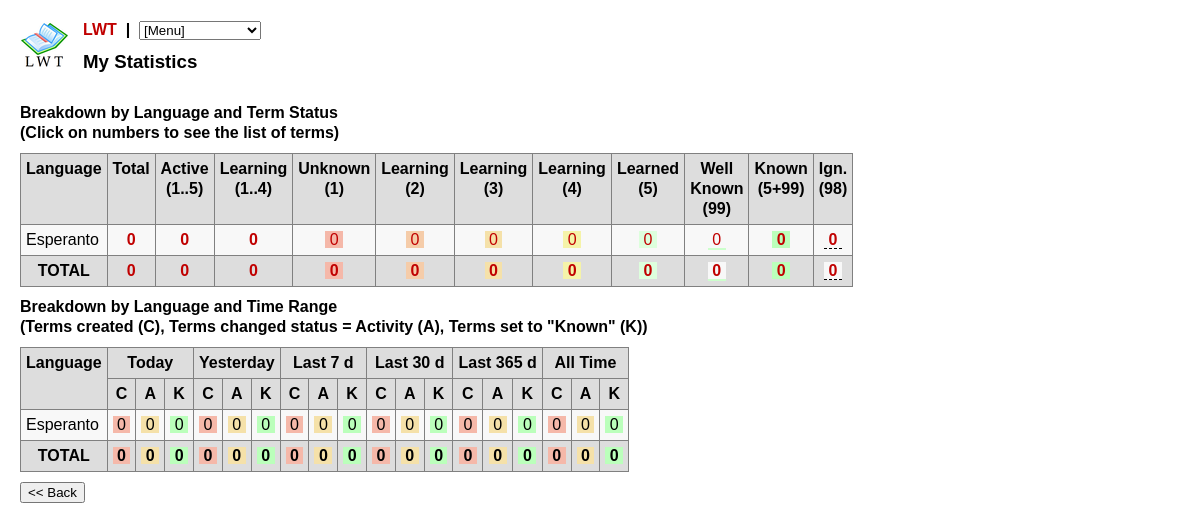
The page /lwt/statistics.php on the database its author committed.
### tables this page shows
CREATE TABLE `languages` (
  `LgID` int(11) unsigned NOT NULL AUTO_INCREMENT,
  `LgName` varchar(40) NOT NULL,
  `LgDict1URI` varchar(200) NOT NULL,
  `LgDict2URI` varchar(200) DEFAULT NULL,
  `LgGoogleTranslateURI` varchar(200) DEFAULT NULL,
  `LgExportTemplate` varchar(1000) DEFAULT NULL,
  `LgTextSize` int(5) unsigned NOT NULL DEFAULT '100',
  `LgCharacterSubstitutions` varchar(500) NOT NULL,
  `LgRegexpSplitSentences` varchar(500) NOT NULL,
  `LgExceptionsSplitSentences` varchar(500) NOT NULL,
  `LgRegexpWordCharacters` varchar(500) NOT NULL,
  `LgRemoveSpaces` int(1) unsigned NOT NULL DEFAULT '0',
  `LgSplitEachChar` int(1) unsigned NOT NULL DEFAULT '0',
  `LgRightToLeft` int(1) unsigned NOT NULL DEFAULT '0',
  PRIMARY KEY (`LgID`),
  UNIQUE KEY `LgName` (`LgName`)
);

### lwt/statistics.php (the view, shortened to what the rows shown need)
<?php
require_once( 'dbutils.inc.php' );
require_once( 'utilities.inc.php' );
?>
<table class="tab3" cellspacing="0" cellpadding="5">
<tr>
<th class="th1">Language</th>
<th class="th1">Total<br /></th>
<th class="th1">Active<br />(1..5)</th>
<th class="th1">Learning<br />(1..4)</th>
<th class="th1">Unknown<br />(1)</th>
<th class="th1">Learning<br />(2)</th>
<th class="th1">Learning<br />(3)</th>
<th class="th1">Learning<br />(4)</th>
<th class="th1">Learned<br />(5)</th>
<th class="th1">Well<br />Known<br />(99)</th>
<th class="th1">Known<br />(5+99)</th>
<th class="th1">Ign.<br />(98)</th>
</tr>
<?php
$sum1 = 0;
$sum2 = 0;
$sum3 = 0;
$sum4 = 0;
$sum5 = 0;
$sum98 = 0;
$sum99 = 0;
$sum14 = 0;
$sum15 = 0;
$sum599 = 0;
$sumall = 0;
$sql = 'SELECT LgID, LgName FROM ' . $tbpref . 'languages ORDER BY LgName';
$res = do_mysqli_query($sql);
while ($record = mysqli_fetch_assoc($res)) {
	$lang = $record['LgID'];
	$s1 = get_first_value('select count(WoID) as value from ' . $tbpref . 'words where WoLgID = ' . $lang . ' and WoStatus = 1');
	$s2 = get_first_value('select count(WoID) as value from ' . $tbpref . 'words where WoLgID = ' . $lang . ' and WoStatus = 2');
	$s3 = get_first_value('select count(WoID) as value from ' . $tbpref . 'words where WoLgID = ' . $lang . ' and WoStatus = 3');
	$s4 = get_first_value('select count(WoID) as value from ' . $tbpref . 'words where WoLgID = ' . $lang . ' and WoStatus = 4');
	$s5 = get_first_value('select count(WoID) as value from ' . $tbpref . 'words where WoLgID = ' . $lang . ' and WoStatus = 5');
	$s98 = get_first_value('select count(WoID) as value from ' . $tbpref . 'words where WoLgID = ' . $lang . ' and WoStatus = 98');
	$s99 = get_first_value('select count(WoID) as value from ' . $tbpref . 'words where WoLgID = ' . $lang . ' and WoStatus = 99');
	$s14 = $s1 + $s2 + $s3 + $s4;
	$s15 = $s14 + $s5;
	$s599 = $s5 + $s99;
	$all = $s15 + $s98 + $s99;
	$sum1 += $s1;
	$sum2 += $s2;
	$sum3 += $s3;
	$sum4 += $s4;
	$sum5 += $s5;
	$sum98 += $s98;
	$sum99 += $s99;
	$sum14 += $s14;
	$sum15 += $s15;
	$sum599 += $s599;
	$sumall += $all;
	echo '<tr>';
	echo '<td class="td1">' . tohtml($record['LgName']) . '</td>';
	echo '<td class="td1 center"><a href="edit_words.php?page=1&amp;text=&amp;query=&amp;filterlang=' . $lang . '&amp;status=&amp;tag12=0&amp;tag2=&amp;tag1="><b>' . $all . '</b></a></td>';
	echo '<td class="td1 center"><a href="edit_words.php?page=1&amp;text=&amp;query=&amp;filterlang=' . $lang . '&amp;status=15&amp;tag12=0&amp;tag2=&amp;tag1="><b>' . $s15 . '</b></a></td>';
	echo '<td class="td1 center"><a href="edit_words.php?page=1&amp;text=&amp;query=&amp;filterlang=' . $lang . '&amp;status=14&amp;tag12=0&amp;tag2=&amp;tag1="><b>' . $s14 . '</b></a></td>';
	echo '<td class="td1 center"><span class="status1">&nbsp;<a href="edit_words.php?page=1&amp;text=&amp;query=&amp;filterlang=' . $lang . '&amp;status=1&amp;tag12=0&amp;tag2=&amp;tag1=">' . $s1 . '</a>&nbsp;</span></td>';
	echo '<td class="td1 center"><span class="status2">&nbsp;<a href="edit_words.php?page=1&amp;text=&amp;query=&amp;filterlang=' . $lang . '&amp;status=2&amp;tag12=0&amp;tag2=&amp;tag1=">' . $s2 . '</a>&nbsp;</span></td>';
	echo '<td class="td1 center"><span class="status3">&nbsp;<a href="edit_words.php?page=1&amp;text=&amp;query=&amp;filterlang=' . $lang . '&amp;status=3&amp;tag12=0&amp;tag2=&amp;tag1=">' . $s3 . '</a>&nbsp;</span></td>';
	echo '<td class="td1 center"><span class="status4">&nbsp;<a href="edit_words.php?page=1&amp;text=&amp;query=&amp;filterlang=' . $lang . '&amp;status=4&amp;tag12=0&amp;tag2=&amp;tag1=">' . $s4 . '</a>&nbsp;</span></td>';
	echo '<td class="td1 center"><span class="status5">&nbsp;<a href="edit_words.php?page=1&amp;text=&amp;query=&amp;filterlang=' . $lang . '&amp;status=5&amp;tag12=0&amp;tag2=&amp;tag1=">' . $s5 . '</a>&nbsp;</span></td>';
	echo '<td class="td1 center"><span class="status99">&nbsp;<a href="edit_words.php?page=1&amp;text=&amp;query=&amp;filterlang=' . $lang . '&amp;status=99&amp;tag12=0&amp;tag2=&amp;tag1=">' . $s99 . '</a>&nbsp;</span></td>';
	echo '<td class="td1 center"><span class="status5stat">&nbsp;<a href="edit_words.php?page=1&amp;text=&amp;query=&amp;filterlang=' . $lang . '&amp;status=599&amp;tag12=0&amp;tag2=&amp;tag1="><b>' . $s599 . '</b></a>&nbsp;</span></td>';
	echo '<td class="td1 center"><span class="status98">&nbsp;<a href="edit_words.php?page=1&amp;text=&amp;query=&amp;filterlang=' . $lang . '&amp;status=98&amp;tag12=0&amp;tag2=&amp;tag1="><b>' . $s98 . '</b></a>&nbsp;</span></td>';
	echo '</tr>';
}
echo '<tr>';
echo '<th class="th1"><b>TOTAL</b></th>';
echo '<th class="th1 center"><a href="edit_words.php?page=1&amp;text=&amp;query=&amp;filterlang=&amp;status=&amp;tag12=0&amp;tag2=&amp;tag1="><b>' . $sumall . '</b></a></th>';
echo '<th class="th1 center"><a href="edit_words.php?page=1&amp;text=&amp;query=&amp;filterlang=&amp;status=15&amp;tag12=0&amp;tag2=&amp;tag1="><b>' . $sum15 . '</b></a></th>';
echo '<th class="th1 center"><a href="edit_words.php?page=1&amp;text=&amp;query=&amp;filterlang=&amp;status=14&amp;tag12=0&amp;tag2=&amp;tag1="><b>' . $sum14 . '</b></a></th>';
echo '<th class="th1 center"><span class="status1">&nbsp;<a href="edit_words.php?page=1&amp;text=&amp;query=&amp;filterlang=&amp;status=1&amp;tag12=0&amp;tag2=&amp;tag1="><b>' . $sum1 . '</b></a>&nbsp;</span></th>';
echo '<th class="th1 center"><span class="status2">&nbsp;<a href="edit_words.php?page=1&amp;text=&amp;query=&amp;filterlang=&amp;status=2&amp;tag12=0&amp;tag2=&amp;tag1="><b>' . $sum2 . '</b></a>&nbsp;</span></th>';
echo '<th class="th1 center"><span class="status3">&nbsp;<a href="edit_words.php?page=1&amp;text=&amp;query=&amp;filterlang=&amp;status=3&amp;tag12=0&amp;tag2=&amp;tag1="><b>' . $sum3 . '</b></a>&nbsp;</span></th>';
echo '<th class="th1 center"><span class="status4">&nbsp;<a href="edit_words.php?page=1&amp;text=&amp;query=&amp;filterlang=&amp;status=4&amp;tag12=0&amp;tag2=&amp;tag1="><b>' . $sum4 . '</b></a>&nbsp;</span></th>';
echo '<th class="th1 center"><span class="status5">&nbsp;<a href="edit_words.php?page=1&amp;text=&amp;query=&amp;filterlang=&amp;status=5&amp;tag12=0&amp;tag2=&amp;tag1="><b>' . $sum5 . '</b></a>&nbsp;</span></th>';
echo '<th class="th1 center"><span class="status99">&nbsp;<a href="edit_words.php?page=1&amp;text=&amp;query=&amp;filterlang=&amp;status=99&amp;tag12=0&amp;tag2=&amp;tag1="><b>' . $sum99 . '</b></a>&nbsp;</span></th>';
echo '<th class="th1 center"><span class="status5stat">&nbsp;<a href="edit_words.php?page=1&amp;text=&amp;query=&amp;filterlang=&amp;status=599&amp;tag12=0&amp;tag2=&amp;tag1="><b>' . $sum599 . '</b></a>&nbsp;</span></th>';
echo '<th class="th1 center"><span class="status98">&nbsp;<a href="edit_words.php?page=1&amp;text=&amp;query=&amp;filterlang=&amp;status=98&amp;tag12=0&amp;tag2=&amp;tag1="><b>' . $sum98 . '</b></a>&nbsp;</span></th>';
echo '</tr>';
?>
</table>
<?php
$sumct = 0;
$sumat = 0;
$sumkt = 0;
$sumcy = 0;
$sumay = 0;
$sumky = 0;
$sumcw = 0;
$sumaw = 0;
$sumkw = 0;
$sumcm = 0;
$sumam = 0;
$sumkm = 0;
$sumca = 0;
$sumaa = 0;
$sumka = 0;
$sumcall = 0;
$sumaall = 0;
$sumkall = 0;
?>
<table class="tab3" cellspacing="0" cellpadding="5">
<tr>
<th class="th1" rowspan="2">Language</th>
<th class="th1" colspan="3">Today</th>
<th class="th1" colspan="3">Yesterday</th>
<th class="th1" colspan="3">Last 7 d</th>
<th class="th1" colspan="3">Last 30 d</th>
<th class="th1" colspan="3">Last 365 d</th>
<th class="th1" colspan="3">All Time</th>
</tr>
<tr>
<th class="th1">C</th>
<th class="th1">A</th>
<th class="th1">K</th>
<th class="th1">C</th>
<th class="th1">A</th>
<th class="th1">K</th>
<th class="th1">C</th>
<th class="th1">A</th>
<th class="th1">K</th>
<th class="th1">C</th>
<th class="th1">A</th>
<th class="th1">K</th>
<th class="th1">C</th>
<th class="th1">A</th>
<th class="th1">K</th>
<th class="th1">C</th>
<th class="th1">A</th>
<th class="th1">K</th>
</tr>
<?php
$sql = 'SELECT LgID, LgName FROM ' . $tbpref . 'languages ORDER BY LgName';
$res = do_mysqli_query($sql);
while ($record = mysqli_fetch_assoc($res)) {
	$lang = $record['LgID'];
	$ct = get_first_value('select count(WoID) as value from ' . $tbpref . 'words where WoLgID = ' . $lang . ' and WoStatus in (1,2,3,4,5,99) and cast(WoCreated as date) = curdate()');
	$at = get_first_value('select count(WoID) as value from ' . $tbpref . 'words where WoLgID = ' . $lang . ' and WoStatus in (1,2,3,4,5,99) and cast(WoStatusChanged as date) = curdate()');
	$kt = get_first_value('select count(WoID) as value from ' . $tbpref . 'words where WoLgID = ' . $lang . ' and WoStatus in (5,99) and cast(WoStatusChanged as date) = curdate()');
	$cy = get_first_value('select count(WoID) as value from ' . $tbpref . 'words where WoLgID = ' . $lang . ' and WoStatus in (1,2,3,4,5,99) and cast(WoCreated as date) = subdate(curdate(), \'1 day\')');
	$ay = get_first_value('select count(WoID) as value from ' . $tbpref . 'words where WoLgID = ' . $lang . ' and WoStatus in (1,2,3,4,5,99) and cast(WoStatusChanged as date) = subdate(curdate(), \'1 day\')');
	$ky = get_first_value('select count(WoID) as value from ' . $tbpref . 'words where WoLgID = ' . $lang . ' and WoStatus in (5,99) and cast(WoStatusChanged as date) = subdate(curdate(), \'1 day\')');
	$cw = get_first_value('select count(WoID) as value from ' . $tbpref . 'words where WoLgID = ' . $lang . ' and WoStatus in (1,2,3,4,5,99) and cast(WoCreated as date) between subdate(curdate(), \'6 day\') and curdate()');
	$aw = get_first_value('select count(WoID) as value from ' . $tbpref . 'words where WoLgID = ' . $lang . ' and WoStatus in (1,2,3,4,5,99) and cast(WoStatusChanged as date) between subdate(curdate(), \'6 day\') and curdate()');
	$kw = get_first_value('select count(WoID) as value from ' . $tbpref . 'words where WoLgID = ' . $lang . ' and WoStatus in (5,99) and cast(WoStatusChanged as date) between subdate(curdate(), \'6 day\') and curdate()');
	$cm = get_first_value('select count(WoID) as value from ' . $tbpref . 'words where WoLgID = ' . $lang . ' and WoStatus in (1,2,3,4,5,99) and cast(WoCreated as date) between subdate(curdate(), \'29 day\') and curdate()');
	$am = get_first_value('select count(WoID) as value from ' . $tbpref . 'words where WoLgID = ' . $lang . ' and WoStatus in (1,2,3,4,5,99) and cast(WoStatusChanged as date) between subdate(curdate(), \'29 day\') and curdate()');
	$km = get_first_value('select count(WoID) as value from ' . $tbpref . 'words where WoLgID = ' . $lang . ' and WoStatus in (5,99) and cast(WoStatusChanged as date) between subdate(curdate(), \'29 day\') and curdate()');
	$ca = get_first_value('select count(WoID) as value from ' . $tbpref . 'words where WoLgID = ' . $lang . ' and WoStatus in (1,2,3,4,5,99) and cast(WoCreated as date) between subdate(curdate(), \'364 day\') and curdate()');
	$aa = get_first_value('select count(WoID) as value from ' . $tbpref . 'words where WoLgID = ' . $lang . ' and WoStatus in (1,2,3,4,5,99) and cast(WoStatusChanged as date) between subdate(curdate(), \'364 day\') and curdate()');
	$ka = get_first_value('select count(WoID) as value from ' . $tbpref . 'words where WoLgID = ' . $lang . ' and WoStatus in (5,99) and cast(WoStatusChanged as date) between subdate(curdate(), \'364 day\') and curdate()');
	$call = get_first_value('select count(WoID) as value from ' . $tbpref . 'words where WoLgID = ' . $lang . ' and WoStatus in (1,2,3,4,5,99)');
	$aall = get_first_value('select count(WoID) as value from ' . $tbpref . 'words where WoLgID = ' . $lang . ' and WoStatus in (1,2,3,4,5,99)');
	$kall = get_first_value('select count(WoID) as value from ' . $tbpref . 'words where WoLgID = ' . $lang . ' and WoStatus in (5,99)');
	$sumct += $ct;
	$sumat += $at;
	$sumkt += $kt;
	$sumcy += $cy;
	$sumay += $ay;
	$sumky += $ky;
	$sumcw += $cw;
	$sumaw += $aw;
	$sumkw += $kw;
	$sumcm += $cm;
	$sumam += $am;
	$sumkm += $km;
	$sumca += $ca;
	$sumaa += $aa;
	$sumka += $ka;
	$sumcall += $call;
	$sumaall += $aall;
	$sumkall += $kall;
	echo '<tr>';
	echo '<td class="td1">' . tohtml($record['LgName']) . '</td>';
	echo '<td class="td1 center"><span class="status1">&nbsp;' . $ct . '&nbsp;</span></td>';
	echo '<td class="td1 center"><span class="status3">&nbsp;' . $at . '&nbsp;</span></td>';
	echo '<td class="td1 center"><span class="status5stat">&nbsp;' . $kt . '&nbsp;</span></td>';
	echo '<td class="td1 center"><span class="status1">&nbsp;' . $cy . '&nbsp;</span></td>';
	echo '<td class="td1 center"><span class="status3">&nbsp;' . $ay . '&nbsp;</span></td>';
	echo '<td class="td1 center"><span class="status5stat">&nbsp;' . $ky . '&nbsp;</span></td>';
	echo '<td class="td1 center"><span class="status1">&nbsp;' . $cw . '&nbsp;</span></td>';
	echo '<td class="td1 center"><span class="status3">&nbsp;' . $aw . '&nbsp;</span></td>';
	echo '<td class="td1 center"><span class="status5stat">&nbsp;' . $kw . '&nbsp;</span></td>';
	echo '<td class="td1 center"><span class="status1">&nbsp;' . $cm . '&nbsp;</span></td>';
	echo '<td class="td1 center"><span class="status3">&nbsp;' . $am . '&nbsp;</span></td>';
	echo '<td class="td1 center"><span class="status5stat">&nbsp;' . $km . '&nbsp;</span></td>';
	echo '<td class="td1 center"><span class="status1">&nbsp;' . $ca . '&nbsp;</span></td>';
	echo '<td class="td1 center"><span class="status3">&nbsp;' . $aa . '&nbsp;</span></td>';
	echo '<td class="td1 center"><span class="status5stat">&nbsp;' . $ka . '&nbsp;</span></td>';
	echo '<td class="td1 center"><span class="status1">&nbsp;' . $call . '&nbsp;</span></td>';
	echo '<td class="td1 center"><span class="status3">&nbsp;' . $aall . '&nbsp;</span></td>';
	echo '<td class="td1 center"><span class="status5stat">&nbsp;' . $kall . '&nbsp;</span></td>';
	echo '</tr>';
}
echo '<tr>';
echo '<th class="th1"><b>TOTAL</b></th>';
echo '<th class="th1 center"><span class="status1">&nbsp;' . $sumct . '&nbsp;</span></th>';
echo '<th class="th1 center"><span class="status3">&nbsp;' . $sumat . '&nbsp;</span></th>';
echo '<th class="th1 center"><span class="status5stat">&nbsp;' . $sumkt . '&nbsp;</span></th>';
echo '<th class="th1 center"><span class="status1">&nbsp;' . $sumcy . '&nbsp;</span></th>';
echo '<th class="th1 center"><span class="status3">&nbsp;' . $sumay . '&nbsp;</span></th>';
echo '<th class="th1 center"><span class="status5stat">&nbsp;' . $sumky . '&nbsp;</span></th>';
echo '<th class="th1 center"><span class="status1">&nbsp;' . $sumcw . '&nbsp;</span></th>';
echo '<th class="th1 center"><span class="status3">&nbsp;' . $sumaw . '&nbsp;</span></th>';
echo '<th class="th1 center"><span class="status5stat">&nbsp;' . $sumkw . '&nbsp;</span></th>';
echo '<th class="th1 center"><span class="status1">&nbsp;' . $sumcm . '&nbsp;</span></th>';
echo '<th class="th1 center"><span class="status3">&nbsp;' . $sumam . '&nbsp;</span></th>';
echo '<th class="th1 center"><span class="status5stat">&nbsp;' . $sumkm . '&nbsp;</span></th>';
echo '<th class="th1 center"><span class="status1">&nbsp;' . $sumca . '&nbsp;</span></th>';
echo '<th class="th1 center"><span class="status3">&nbsp;' . $sumaa . '&nbsp;</span></th>';
echo '<th class="th1 center"><span class="status5stat">&nbsp;' . $sumka . '&nbsp;</span></th>';
echo '<th class="th1 center"><span class="status1">&nbsp;' . $sumcall . '&nbsp;</span></th>';
echo '<th class="th1 center"><span class="status3">&nbsp;' . $sumaall . '&nbsp;</span></th>';
echo '<th class="th1 center"><span class="status5stat">&nbsp;' . $sumkall . '&nbsp;</span></th>';
echo '</tr>';
?>
</table>

### rows shown on the page
languages: LgName "Esperanto", all "0", s15 "0", s14 "0", s1 "0", s2 "0", s3 "0", s4 "0", s5 "0", s99 "0", s599 "0", s98 "0", ct "0", at "0", kt "0", cy "0", ay "0", ky "0", cw "0", aw "0", kw "0", cm "0", am "0", km "0", ca "0", aa "0", ka "0", call "0", aall "0", kall "0"

### other values the page prints
$titletext "My Statistics"
$sumall "0"
$sum15 "0"
$sum14 "0"
$sum1 "0"
$sum2 "0"
$sum3 "0"
$sum4 "0"
$sum5 "0"
$sum99 "0"
$sum599 "0"
$sum98 "0"
$sumct "0"
$sumat "0"
$sumkt "0"
